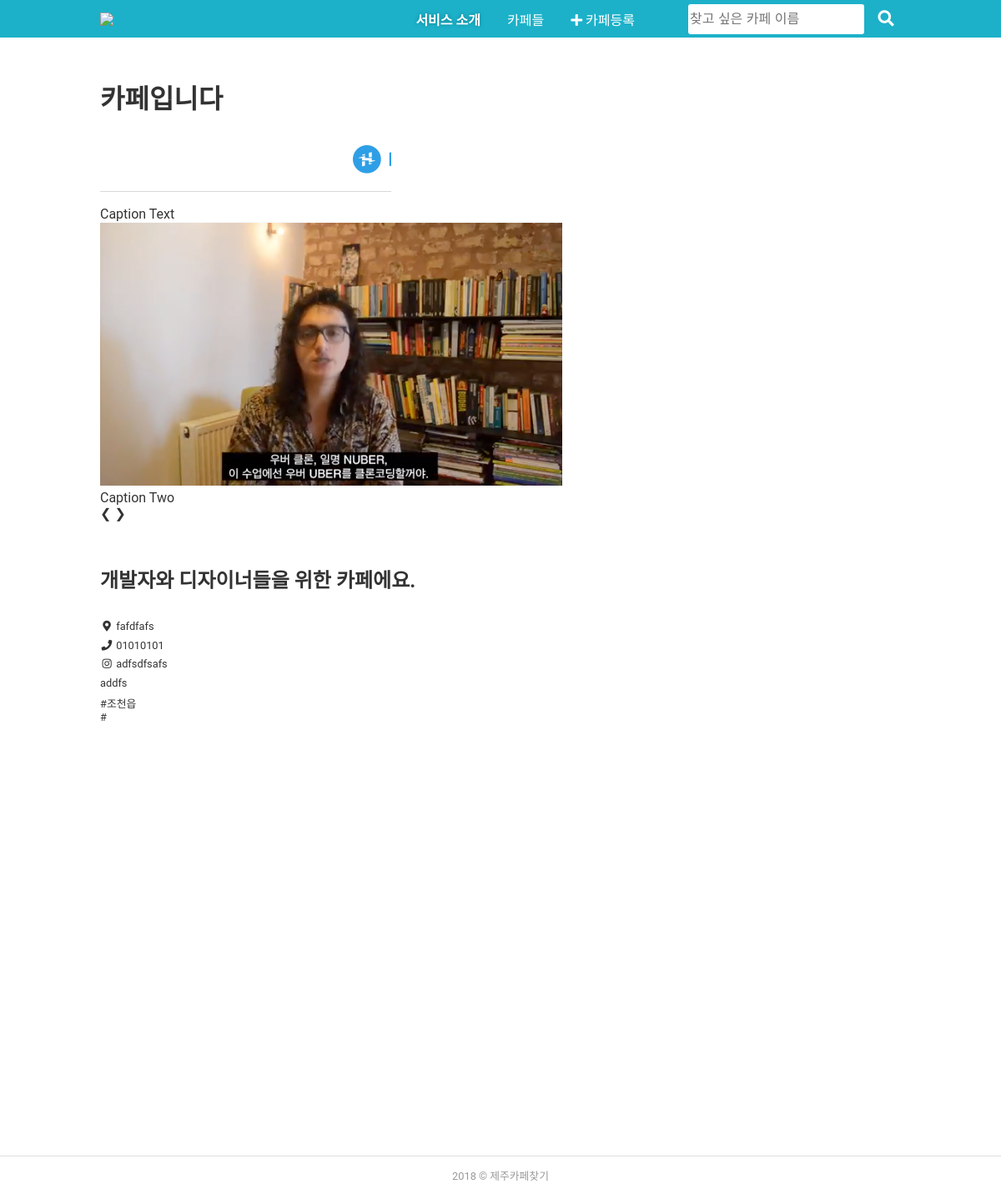
The page /cafe/cafelist/25 on the database its author committed.
### main/models.py (models this page shows, shortened)
class Cafe(models.Model):
    이름 = models.CharField(max_length = 50)
    위도 = models.FloatField(null=True)
    경도 = models.FloatField(null=True)
    메인사진 = models.ImageField(blank=True, null=True)
    서브사진 = models.ImageField(blank=True, null=True)
    publishedDate = models.DateTimeField(blank=True, null=True)
    modifiedDate = models.DateTimeField(blank=True, null=True)   # blank=True는 어드민 계정으로 접속했을 때 빈칸이 없어야 한다는
    소개 = models.TextField()
    위치 = models.TextField(null=True)
    전화 = models.TextField(null=True)
    인스타 = models.TextField(null=True)
    tag = TaggableManager(blank=True)   # tag 만 관리하는 라이브러리

### main/views.py (the view)
# urls.py: path('cafelist/<int:pk>', cafedetails, name='cafe_list'),   # name을 넣으면 a 테그에 넣을때 <a href="{% url 'cafe_list' i.id %}"> 처럼 넣을수 있음
def cafedetails(request, pk):
    cafeobj = Cafe.objects.get(pk=pk)
    return render(request, 'main/cafe/cafedetails.html', {'cafeobj':cafeobj})

### main/templates/main/cafe/cafedetails.html (shortened to what this page needs)
{% extends "main/cafe/base.html" %}
{% block content %}
{% load staticfiles %}
    <div class="content-area">
        <div class="grid">
        <header>
            <h1>{{cafeobj.이름}}</h1>
        <br>
        <div class="slideshow-container">
        <div class="mySlides fade">
          <img src="{{ cafeobj.메인사진.url }}" style="height:50%">
          <div class="text">Caption Text</div>
        </div>
        {% if cafeobj.서브사진 %}
        <div class="mySlides fade">
          <img src="{{ cafeobj.서브사진.url }}" style="height:100%">
          <div class="text">Caption Two</div>
        </div>
        {% endif %}
        <a class="prev" onclick="plusSlides(-1)">&#10094;</a>
        <a class="next" onclick="plusSlides(1)">&#10095;</a>
        </div>
        <br>
        </header>
        <section class="content-section">
          <h2>개발자와 디자이너들을 위한 카페에요.</h2>
          <br>
          <div class="cafe-item-info">
          <ul class="cafe-item-contact">
            <li>
                <i class="fas fa-map-marker-alt"></i>
                {{cafeobj.위치}}
            </li>
            <li>
                <i class="fas fa-phone"></i>
                {{cafeobj.전화}}
            </li>
            <li>
                <i class="fab fa-instagram"></i>
                {{cafeobj.인스타}}
            </li>
            <li>
              <p>{{cafeobj.소개|linebreaks}}</p>
            </li>
            <li>
              <p>#{{cafeobj.tag.names.0}}</p>
              <p>#{{cafeobj.tag.names.1}}</p>
            </li>
          </ul>
        </div>
      </section>
    </div>
    </div>
    <div id="map"></div>
    <footer class="global-footer">
        <div class="grid">
            <p class="copyright">
                2018 &copy; 제주카페찾기
            </p>
        </div>
    </footer>
  </div>
</body>
{% endblock content %}

### static/css/main.css (style rules this page uses)
html, body, h1, h2, h3, h4, h5, h6, p, blockquote, code, figure, img, dl, dt, dd, ol, ul, li, fieldset, legend, caption { margin: 0; padding: 0; border: 0; }
div, span, article, section, header, footer, p, ul, li, figure, a, fieldset, legend, label, input { box-sizing: border-box; }
html { height: 100%; color: #333; font-family: 'Noto Sans KR', Roboto, sans-serif; }
img { max-width: 100%; height: auto; }
a { display: inline-block; color: #333; }
li { list-style: none; }
.grid { padding: 0 20px; }
.content-area { flex: 1; padding: 2rem 0; }
.global-footer { margin-top: 3em; padding: 1em 0 2em; border-top: 1px solid #ddd; color: #999; text-align: center; font-size: 0.8rem; }
.cafe-item-contact { margin-top: 1em; font-size: 0.8rem; }
.cafe-item-contact li { margin: 0.5em 0; }
.cafe-item-contact i { display: inline-flex; align-items: center; justify-content: center; width: 16px; height: 16px; }
.content-section { margin: 2em 0; }
@media (min-width: 800px) { body { min-height: 100%; } }
@media (min-width: 800px) { .grid { max-width: 1000px; margin: 0 auto; } }
@media (min-width: 800px) { .content-area { padding-top: 3rem; padding-bottom: 3rem; } }
@media (min-width: 800px) { .cafe-item-info { flex: 4; } }

### main/templates/main/cafe/base.html (style rules this page uses)
#map { height: 400px; width: 100%; }

### rows shown on the page
Cafe: 이름 "카페입니다", 메인사진 (picture), 서브사진 (picture), 위치 "fafdfafs", 전화 "01010101", 인스타 "adfsdfsafs", 소개 "addfs", tag.names.0 "조천읍"
